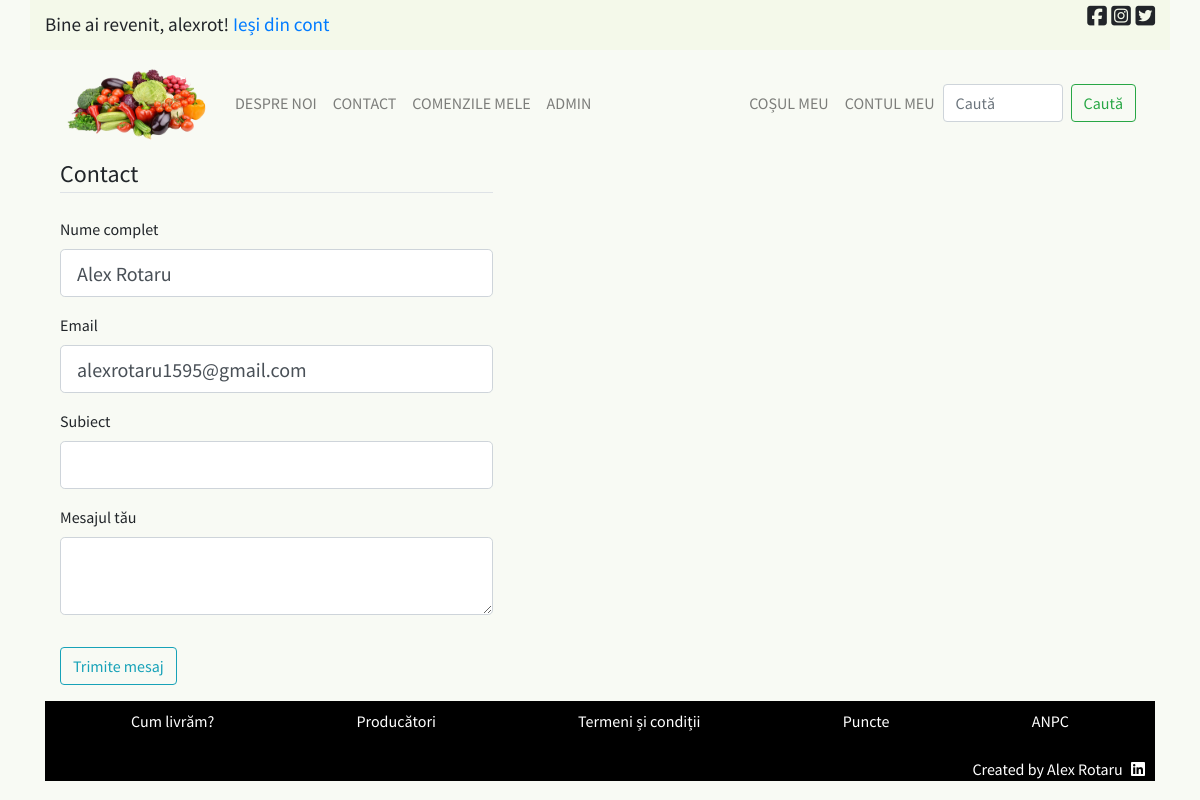
The page /contact (signed in) on the database its author committed.
### licenta/models.py (models this page shows, shortened)
class User(database.Model, UserMixin):
    __tablename__ = 'user'
    id = database.Column(database.Integer, primary_key=True)
    user_name = database.Column(
        database.String(20), unique=True, nullable=False)
    nume = database.Column(database.String(100), nullable=False)
    email = database.Column(database.String(120), unique=True, nullable=False)
    parola = database.Column(database.String(60), nullable=False)
    adresa = database.Column(database.String(200), nullable=False)
    telefon = database.Column(database.String(11), nullable=False)
    comenzi = database.relationship('Comenzi', backref='utilizator', lazy=True)
    is_admin = database.Column(
        database.Boolean(), nullable=False, default=False)

### licenta/routes.py (the view)
@app.route('/contact', methods=['POST', 'GET'])
def contact():
    formular = ContactForm()
    if formular.validate_on_submit():
        mesaj = MesajeTable(nume=formular.nume.data, email=formular.email.data,
                            subiect=formular.subiect.data, continut=formular.continut.data)
        database.session.add(mesaj)
        database.session.commit()
        trimite_mesaj_contact(mesaj.nume, mesaj.email,
                              mesaj.subiect, mesaj.continut)
        flash('Mesajul dumneavoastră a fost înregistrat cu succes!', 'success')
        return redirect(url_for('home'))
    elif request.method == 'GET' and current_user.is_authenticated:
        formular.nume.data = current_user.nume
        formular.email.data = current_user.email
    return render_template('contact.html', title='Contact', formular=formular)

### licenta/forms.py
class ContactForm(FlaskForm):
    nume = StringField('Nume complet', validators=[DataRequired()])
    email = StringField('Email', validators=[DataRequired(), Email()])
    subiect = StringField('Subiect', validators=[DataRequired()])
    continut = TextAreaField('Mesajul tău', validators=[DataRequired()])
    trimite = SubmitField('Trimite mesaj')

### licenta/models.py (called while the page is built)
@login_manager.user_loader
def load_user(user_id):
    return User.query.get(int(user_id))

### licenta/templates/contact.html (shortened to what this page needs)
{% extends "principal.html" %}
{% block continut_unic %}
    <div class="sidebar-stanga col-sm-12 col-md-5">
        <div class="formular-cont-nou">
            <form action="" method="POST">
                <fieldset class="form-group">
                    <legend class="border-bottom mb-4">Contact</legend>
                    <div class="form-group">
                        {{ formular.nume.label(class="form-control-label") }}
                        {% if formular.nume.errors %}
                            {{ formular.nume(class="form-control form-control-lg is-invalid") }}
                            <div class="invalid-feedback">
                                {% for eroare in formular.nume.errors %}
                                    <span>{{ eroare }}</span>
                                {% endfor %}
                            </div>
                        {% else %}
                            {{ formular.nume(class="form-control form-control-lg") }}
                        {% endif %}
                    </div>
                    <div class="form-group">
                        {{ formular.email.label(class="form-control-label") }}
                        {% if formular.email.errors %}
                            {{ formular.email(class="form-control form-control-lg is-invalid") }}
                            <div class="invalid-feedback">
                                {% for eroare in formular.email.errors %}
                                    <span>{{ eroare }}</span>
                                {% endfor %}
                            </div>
                        {% else %}
                            {{ formular.email(class="form-control form-control-lg") }}
                        {% endif %}
                    </div>
                    <div class="form-group">
                        {{ formular.subiect.label(class="form-control-label") }}
                        {% if formular.subiect.errors %}
                            {{ formular.subiect(class="form-control form-control-lg is-invalid") }}
                            <div class="invalid-feedback">
                                {% for eroare in formular.subiect.errors %}
                                    <span>{{ eroare }}</span>
                                {% endfor %}
                            </div>
                        {% else %}
                            {{ formular.subiect(class="form-control form-control-lg") }}
                        {% endif %}
                    </div>
                    <div class="form-group">
                        {{ formular.continut.label(class="form-control-label") }}
                        {% if formular.continut.errors %}
                            {{ formular.continut(class="form-control form-control-lg is-invalid") }}
                            <div class="invalid-feedback">
                                {% for eroare in formular.continut.errors %}
                                    <span>{{ eroare }}</span>
                                {% endfor %}
                            </div>
                        {% else %}
                            {{ formular.continut(class="form-control form-control-lg") }}
                        {% endif %}
                    </div>
                </fieldset>
                <div class="form-group">
                    {{ formular.trimite(class="btn btn-outline-info") }}
                </div>
            </form>
        </div>
    </div>
{% endblock %}

### licenta/templates/principal.html (shortened to what this page needs)
<!DOCTYPE html>
<html>
<head>
    <link rel="stylesheet" href="https://stackpath.bootstrapcdn.com/bootstrap/4.5.0/css/bootstrap.min.css">
    <link rel="stylesheet" type="text/css" href="{{ url_for('static', filename='main.css') }}">
</head>
<body>
    <div class="bara_sus container d-flex justify-content-between">
        <div>
            {% if current_user.is_authenticated %}
                <p id="bine-ai-revenit">Bine ai revenit, {{ current_user.user_name }}!   <a href="{{ url_for('logout') }}">Ieși din cont</a></p>
            {% endif %}
        </div>
        <div>
            <div class="aliniere_dreapta">
                <i class="fab fa-facebook-square"></i>
                <i class="fab fa-instagram-square"></i>
                <i class="fab fa-twitter-square"></i>
            </div>
        </div>
    </div>
    <div class="container">
        <nav class="navbar navbar-expand-lg navbar-light">
            <a class="navbar-brand" href="{{ url_for('home') }}"><img width="150" height="80" src="{{ url_for('static', filename='pictures/logo.png') }}" alt="Acasă"></a>
            <div class="collapse navbar-collapse" id="navbarSupportedContent">
                <ul class="navbar-nav mr-auto">
                    <li class="nav-item">
                        <a class="nav-link" href="{{ url_for('despre_noi') }}">Despre noi</a>
                    </li>
                    <li class="nav-item">
                        <a class="nav-link" href="{{ url_for('contact') }}">Contact</a>
                    </li>
                    {% if current_user.is_authenticated %}
                        <li class="nav-item">
                            <a class="nav-link" href="{{ url_for('user_comenzi_interface', utilizator=current_user.id) }}">Comenzile mele</a>
                        </li>
                    {% endif %}
                    {% if current_user.is_admin %}
                        <li class="nav-item">
                            <a class="nav-link" href="{{ url_for('admin') }}">ADMIN</a>
                        </li>
                    {% endif %}
                </ul>
                <ul class="navbar-nav">
                    <li class="nav-item">
                        <a class="nav-link" href="{{ url_for('cosul_meu') }}">Coșul meu</a>
                    </li>
                    <li class="nav-item">
                        {% if current_user.is_authenticated %}
                            <a class="nav-link" href="{{ url_for('contul_meu') }}">Contul meu</a>
                        {% else %}
                            <a class="nav-link" href="{{ url_for('login') }}">Contul meu</a>
                        {% endif %}
                    </li>
                </ul>
                <form class="form-inline my-2 my-lg-0">
                    <input class="form-control mr-sm-2" type="search" placeholder="Caută" aria-label="Search" id="cauta-camp">
                    <button class="btn btn-outline-success my-2 my-sm-0" type="submit">Caută</button>
                </form>
            </div>
        </nav>
        {% block continut_unic %}{% endblock %}
        <footer id="footer">
            <div id="footer-content">
                <div class="container">
                    <ul class="list-unstyled d-flex bd-highlight">
                        <li class="d-inline p-2 flex-fill bd-highlight"><a href="{{ url_for('livrare') }}" class="extern">Cum livrăm?</a></li>
                        <li class="d-inline p-2 flex-fill bd-highlight"><a href="{{ url_for('producatori') }}" class="extern">Producători</a></li>
                        <li class="d-inline p-2 flex-fill bd-highlight"><a href="#" class="extern">Termeni și condiții</a></li>
                        <li class="d-inline p-2 flex-fill bd-highlight"><a href="#" class="extern">Puncte</a></li>
                        <li class="d-inline p-2 flex-fill bd-highlight"><a href="https://anpc.ro/" target="_blank" class="extern">ANPC</a></li>
                    </ul>
                </div>
            </div>
            <div id="creator">
                Created by Alex Rotaru    <a href="https://www.linkedin.com/in/ionut-alexandru-rotaru-838410152/" class="extern" target="_blank"><i class="fab fa-linkedin"></i></a>
            </div>
        </footer>
    </div>
</body>
</html>

### licenta/static/main.css (style rules this page uses)
body { background-color: #F8FAF4; font-family: 'Source Sans Pro', sans-serif; font-weight: 400; }
a.extern { color: white; }
.bara_sus { background: #F4F9EA; width: 100%; height: 50px; font-size: 1.4rem; }
.aliniere_dreapta { margin: auto 0; display: inline-block; }
.navbar { text-transform: uppercase; margin-right: 3px; }
.d-inline { text-align: center; }
.fa-linkedin { margin-left: 5px; }
#bine-ai-revenit { font-size: 1.2rem; margin-top: 10px; margin-right: 5px; }
#footer { background-color: black; color: white; text-align: right; }
#creator { margin-right: 10px; }
#cauta-camp { width: 120px; }

### rows shown on the page
User: user_name "alexrot", nume "Alex Rotaru", email "alexrotaru1595@gmail.com"
